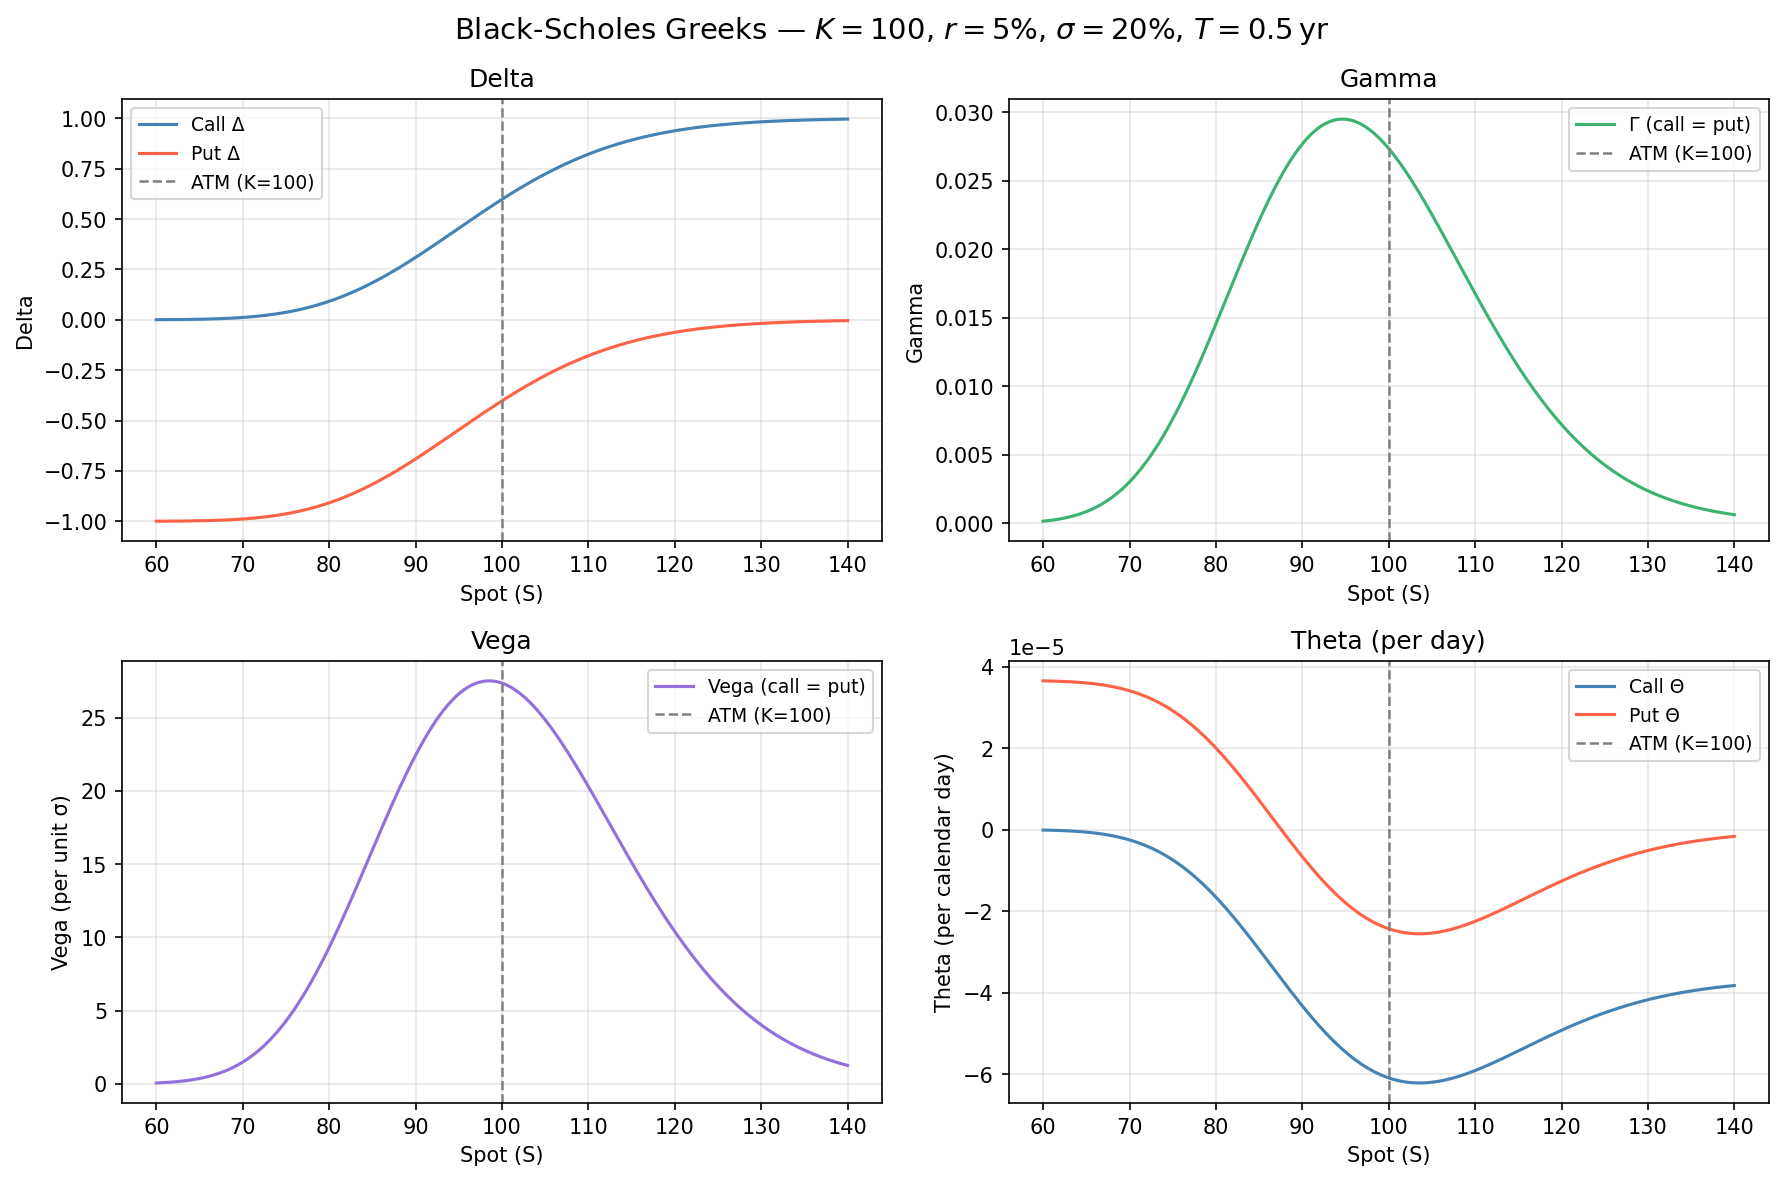

Recreate this plot in Python.
"""
Plots the four Black-Scholes Greeks (Delta, Gamma, Vega, Theta) against spot price
for a European call and put with fixed parameters.

No market data required — fully deterministic.

Usage:
    python3 greeks_viz.py
"""

import numpy as np
import matplotlib.pyplot as plt
import sys
import os

# Allow running from the python/ directory directly
sys.path.insert(0, os.path.dirname(__file__))
import options_pricer as op

# Fixed parameters
K     = 100.0
r     = 0.05
sigma = 0.20
T     = 0.5

S_range = np.linspace(60, 140, 500)

# Accumulate Greeks for each spot price
call_delta, put_delta   = [], []
gamma_vals              = []   # identical for call and put
vega_vals               = []   # identical for call and put
call_theta, put_theta   = [], []

for s in S_range:
    cg = op.compute_greeks(S=s, K=K, r=r, sigma=sigma, T=T,
                           option_type=op.OptionType.CALL)
    pg = op.compute_greeks(S=s, K=K, r=r, sigma=sigma, T=T,
                           option_type=op.OptionType.PUT)

    call_delta.append(cg.delta)
    put_delta.append(pg.delta)

    gamma_vals.append(cg.gamma)      # same for both
    vega_vals.append(cg.vega * 100)  # convert to textbook vega (per unit σ)

    # Theta: C++ returns annualised; divide by 365 for per-calendar-day
    call_theta.append(cg.theta / 365.0)
    put_theta.append(pg.theta / 365.0)

call_delta  = np.array(call_delta)
put_delta   = np.array(put_delta)
gamma_vals  = np.array(gamma_vals)
vega_vals   = np.array(vega_vals)
call_theta  = np.array(call_theta)
put_theta   = np.array(put_theta)

ATM_LINE_KW = dict(color="grey", linestyle="--", linewidth=1.2,
                   label="ATM (K=100)")

fig, axes = plt.subplots(2, 2, figsize=(12, 8))
fig.suptitle(
    r"Black-Scholes Greeks — $K=100$, $r=5\%$, $\sigma=20\%$, $T=0.5\,\mathrm{yr}$",
    fontsize=14,
)

# --- Delta ---
ax = axes[0, 0]
ax.plot(S_range, call_delta, color="steelblue", label="Call Δ")
ax.plot(S_range, put_delta,  color="tomato",    label="Put Δ")
ax.axvline(K, **ATM_LINE_KW)
ax.set_title("Delta")
ax.set_xlabel("Spot (S)")
ax.set_ylabel("Delta")
ax.legend(fontsize=9)
ax.grid(True, alpha=0.3)

# --- Gamma ---
ax = axes[0, 1]
ax.plot(S_range, gamma_vals, color="mediumseagreen", label="Γ (call = put)")
ax.axvline(K, **ATM_LINE_KW)
ax.set_title("Gamma")
ax.set_xlabel("Spot (S)")
ax.set_ylabel("Gamma")
ax.legend(fontsize=9)
ax.grid(True, alpha=0.3)

# --- Vega ---
ax = axes[1, 0]
ax.plot(S_range, vega_vals, color="mediumpurple", label="Vega (call = put)")
ax.axvline(K, **ATM_LINE_KW)
ax.set_title("Vega")
ax.set_xlabel("Spot (S)")
ax.set_ylabel("Vega (per unit σ)")
ax.legend(fontsize=9)
ax.grid(True, alpha=0.3)

# --- Theta ---
ax = axes[1, 1]
ax.plot(S_range, call_theta, color="steelblue", label="Call Θ")
ax.plot(S_range, put_theta,  color="tomato",    label="Put Θ")
ax.axvline(K, **ATM_LINE_KW)
ax.set_title("Theta (per day)")
ax.set_xlabel("Spot (S)")
ax.set_ylabel("Theta (per calendar day)")
ax.legend(fontsize=9)
ax.grid(True, alpha=0.3)

plt.tight_layout()
plt.savefig("greeks_viz.png", dpi=150, bbox_inches="tight")
print("Saved greeks_viz.png")
plt.show()
